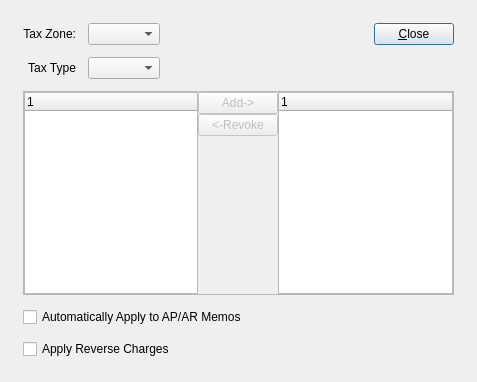
<?xml version="1.0" encoding="UTF-8"?>
<ui version="4.0">
 <comment>This file is part of the xTuple ERP: PostBooks Edition, a free and
open source Enterprise Resource Planning software suite,
Copyright (c) 1999-2018 by OpenMFG LLC, d/b/a xTuple.
It is licensed to you under the Common Public Attribution License
version 1.0, the full text of which (including xTuple-specific Exhibits)
is available at www.xtuple.com/CPAL.  By using this software, you agree
to be bound by its terms.</comment>
 <class>taxAssignment</class>
 <widget class="QDialog" name="taxAssignment">
  <property name="geometry">
   <rect>
    <x>0</x>
    <y>0</y>
    <width>477</width>
    <height>382</height>
   </rect>
  </property>
  <property name="windowTitle">
   <string>Tax Assignment</string>
  </property>
  <layout class="QGridLayout" name="gridLayout_5">
   <item row="0" column="0">
    <layout class="QGridLayout" name="gridLayout_4">
     <property name="leftMargin">
      <number>12</number>
     </property>
     <property name="topMargin">
      <number>12</number>
     </property>
     <property name="rightMargin">
      <number>12</number>
     </property>
     <property name="bottomMargin">
      <number>12</number>
     </property>
     <property name="spacing">
      <number>12</number>
     </property>
     <item row="2" column="1">
      <widget class="QCheckBox" name="_autoapply">
       <property name="text">
        <string>Automatically Apply to AP/AR Memos</string>
       </property>
       <property name="toolTip">
        <string>Taxation applicable to A/P or A/R Memos</string>
       </property>
      </widget>
     </item>
     <item row="3" column="1">
      <widget class="QCheckBox" name="_reversechg">
       <property name="text">
        <string>Apply Reverse Charges</string>
       </property>
       <property name="toolTip">
        <string>Automatically apply reverse VAT charges when using this assignment</string>
       </property>
      </widget>
     </item>
     <item row="0" column="1">
      <layout class="QHBoxLayout" name="horizontalLayout_4">
       <item>
        <layout class="QGridLayout" name="gridLayout_2">
         <item row="1" column="0">
          <widget class="QLabel" name="_taxTypeLit">
           <property name="text">
            <string>Tax Type</string>
           </property>
           <property name="alignment">
            <set>Qt::AlignRight|Qt::AlignTrailing|Qt::AlignVCenter</set>
           </property>
          </widget>
         </item>
         <item row="0" column="0">
          <widget class="QLabel" name="_taxZoneLit">
           <property name="text">
            <string>Tax Zone:</string>
           </property>
           <property name="alignment">
            <set>Qt::AlignRight|Qt::AlignTrailing|Qt::AlignVCenter</set>
           </property>
          </widget>
         </item>
         <item row="0" column="1">
          <layout class="QHBoxLayout" name="horizontalLayout_2">
           <item>
            <widget class="XComboBox" name="_taxZone">
             <property name="allowNull">
              <bool>true</bool>
             </property>
             <property name="nullStr">
              <string>Any</string>
             </property>
             <property name="type">
              <enum>XComboBox::TaxZones</enum>
             </property>
            </widget>
           </item>
           <item>
            <spacer name="horizontalSpacer_2">
             <property name="orientation">
              <enum>Qt::Horizontal</enum>
             </property>
             <property name="sizeHint" stdset="0">
              <size>
               <width>40</width>
               <height>20</height>
              </size>
             </property>
            </spacer>
           </item>
          </layout>
         </item>
         <item row="1" column="1">
          <layout class="QHBoxLayout" name="horizontalLayout_5">
           <item>
            <widget class="XComboBox" name="_taxType">
             <property name="allowNull">
              <bool>true</bool>
             </property>
             <property name="nullStr">
              <string>Any</string>
             </property>
             <property name="type">
              <enum>XComboBox::TaxTypes</enum>
             </property>
            </widget>
           </item>
           <item>
            <spacer name="horizontalSpacer_5">
             <property name="orientation">
              <enum>Qt::Horizontal</enum>
             </property>
             <property name="sizeHint" stdset="0">
              <size>
               <width>40</width>
               <height>20</height>
              </size>
             </property>
            </spacer>
           </item>
          </layout>
         </item>
         <item row="2" column="1">
          <spacer name="verticalSpacer">
           <property name="orientation">
            <enum>Qt::Vertical</enum>
           </property>
           <property name="sizeHint" stdset="0">
            <size>
             <width>20</width>
             <height>0</height>
            </size>
           </property>
          </spacer>
         </item>
        </layout>
       </item>
       <item>
        <spacer name="horizontalSpacer_4">
         <property name="orientation">
          <enum>Qt::Horizontal</enum>
         </property>
         <property name="sizeHint" stdset="0">
          <size>
           <width>0</width>
           <height>20</height>
          </size>
         </property>
        </spacer>
       </item>
       <item>
        <layout class="QVBoxLayout" name="verticalLayout_3">
         <property name="spacing">
          <number>0</number>
         </property>
         <item>
          <widget class="QPushButton" name="_close">
           <property name="text">
            <string>&amp;Close</string>
           </property>
          </widget>
         </item>
         <item>
          <spacer name="verticalSpacer_2">
           <property name="orientation">
            <enum>Qt::Vertical</enum>
           </property>
           <property name="sizeHint" stdset="0">
            <size>
             <width>20</width>
             <height>0</height>
            </size>
           </property>
          </spacer>
         </item>
        </layout>
       </item>
      </layout>
     </item>
     <item row="1" column="1">
      <widget class="QFrame" name="_frame">
       <property name="sizePolicy">
        <sizepolicy hsizetype="Preferred" vsizetype="Expanding">
         <horstretch>0</horstretch>
         <verstretch>1</verstretch>
        </sizepolicy>
       </property>
       <property name="frameShape">
        <enum>QFrame::StyledPanel</enum>
       </property>
       <property name="frameShadow">
        <enum>QFrame::Raised</enum>
       </property>
       <layout class="QGridLayout" name="gridLayout_3">
        <property name="leftMargin">
         <number>0</number>
        </property>
        <property name="topMargin">
         <number>0</number>
        </property>
        <property name="rightMargin">
         <number>0</number>
        </property>
        <property name="bottomMargin">
         <number>0</number>
        </property>
        <property name="spacing">
         <number>0</number>
        </property>
        <item row="0" column="0">
         <layout class="QGridLayout" name="gridLayout">
          <item row="0" column="0">
           <widget class="XTreeWidget" name="_taxCodeOption">
            <property name="sizePolicy">
             <sizepolicy hsizetype="Expanding" vsizetype="Expanding">
              <horstretch>0</horstretch>
              <verstretch>0</verstretch>
             </sizepolicy>
            </property>
           </widget>
          </item>
          <item row="0" column="1">
           <layout class="QVBoxLayout" name="verticalLayout">
            <property name="spacing">
             <number>0</number>
            </property>
            <item>
             <widget class="QPushButton" name="_add">
              <property name="enabled">
               <bool>false</bool>
              </property>
              <property name="text">
               <string>Add-&gt;</string>
              </property>
             </widget>
            </item>
            <item>
             <widget class="QPushButton" name="_revoke">
              <property name="enabled">
               <bool>false</bool>
              </property>
              <property name="text">
               <string>&lt;-Revoke</string>
              </property>
             </widget>
            </item>
            <item>
             <spacer>
              <property name="orientation">
               <enum>Qt::Vertical</enum>
              </property>
              <property name="sizeHint" stdset="0">
               <size>
                <width>20</width>
                <height>0</height>
               </size>
              </property>
             </spacer>
            </item>
           </layout>
          </item>
          <item row="0" column="2">
           <widget class="XTreeWidget" name="_taxCodeSelected">
            <property name="sizePolicy">
             <sizepolicy hsizetype="Expanding" vsizetype="Expanding">
              <horstretch>0</horstretch>
              <verstretch>5</verstretch>
             </sizepolicy>
            </property>
           </widget>
          </item>
         </layout>
        </item>
       </layout>
      </widget>
     </item>
    </layout>
   </item>
  </layout>
 </widget>
 <customwidgets>
  <customwidget>
   <class>XComboBox</class>
   <extends>QComboBox</extends>
   <header>xcombobox.h</header>
  </customwidget>
  <customwidget>
   <class>XTreeWidget</class>
   <extends>QTreeWidget</extends>
   <header>xtreewidget.h</header>
   <container>1</container>
  </customwidget>
 </customwidgets>
 <resources/>
 <connections>
  <connection>
   <sender>_close</sender>
   <signal>clicked()</signal>
   <receiver>taxAssignment</receiver>
   <slot>reject()</slot>
   <hints>
    <hint type="sourcelabel">
     <x>353</x>
     <y>37</y>
    </hint>
    <hint type="destinationlabel">
     <x>302</x>
     <y>26</y>
    </hint>
   </hints>
  </connection>
 </connections>
</ui>
